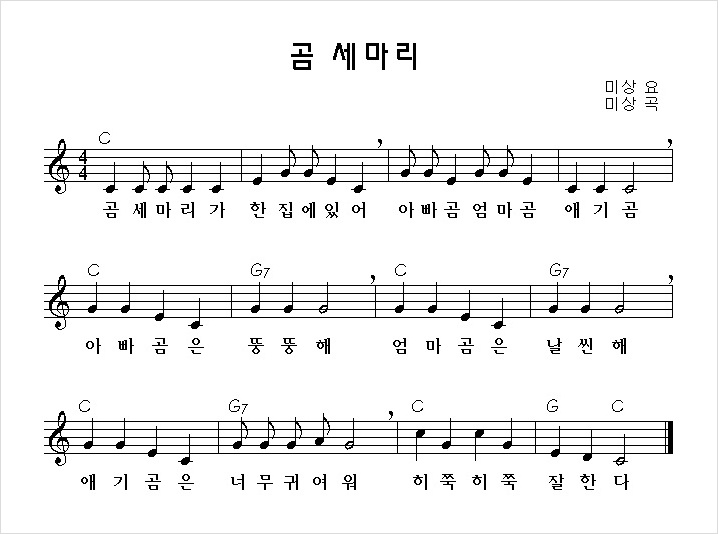
#> input picture resource/bear.jpg, 718 x 534 px
$ python -i modules.py   (imports and definitions only)
#> lines starting #> are read from the running program, lines starting #| are printed output that depends on the picture; after the words box and inside, x2 and y2 are one past the last pixel; in counts of white or black regions, pixels touching at a corner belong together
#> further down, picture is the input picture: shape (534, 718, 3); min 0, max 255, mean 241.2
### functions.py
import cv2
import numpy as np

VERTICAL = True #수직
HORIZONTAL = False #수평
def threshold(image):
    image = cv2.cvtColor(image, cv2.COLOR_BGR2GRAY)
    ret, image = cv2.threshold(image, 127, 255, cv2.THRESH_BINARY_INV | cv2.THRESH_OTSU)
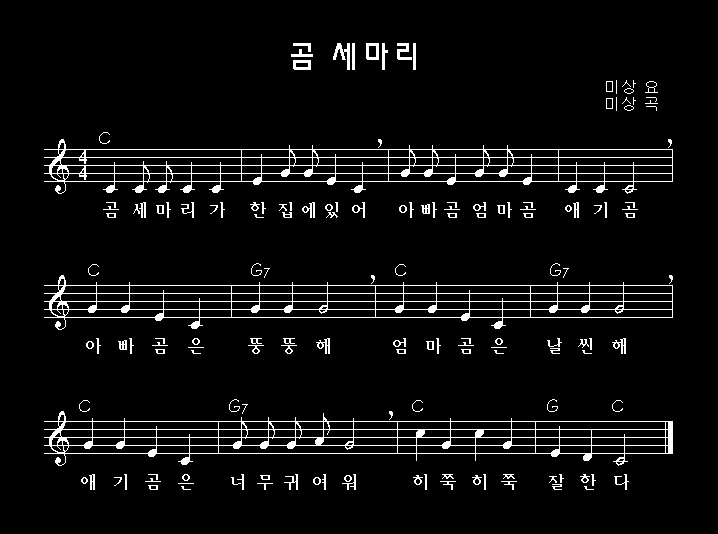
#> image: shape (534, 718); 5.2% white in thin lines or dots, all inside (x1, y1, x2, y2) = (44, 43, 673, 490)
#> ret = 13
    return image

def weighted(value):
    standard = 10
    return int(value * (standard / 10))

# [4 lines left out: function closing, not called in this run]

def put_text(image, text, loc):
    font = cv2.FONT_HERSHEY_SIMPLEX
    cv2.putText(image, str(text), loc, font, 0.6, (255,0,0,),2)

def get_center(y, h):
    return (y+y+h)/2

# [52 lines left out: functions get_line, stem_detection, count_rect_pixels, count_pixels_part, not called in this run]

### modules.py
import cv2
import numpy as np
import functions as fs
import recognition_modules as rs

# [42 lines left out: function recognition, not called in this run]

def remove_noise(image):
    image = fs.threshold(image) #이미지 이진화
    mask = np.zeros(image.shape, np.uint8)

    cnt, labels, stats, centroids = cv2.connectedComponentsWithStats(image)
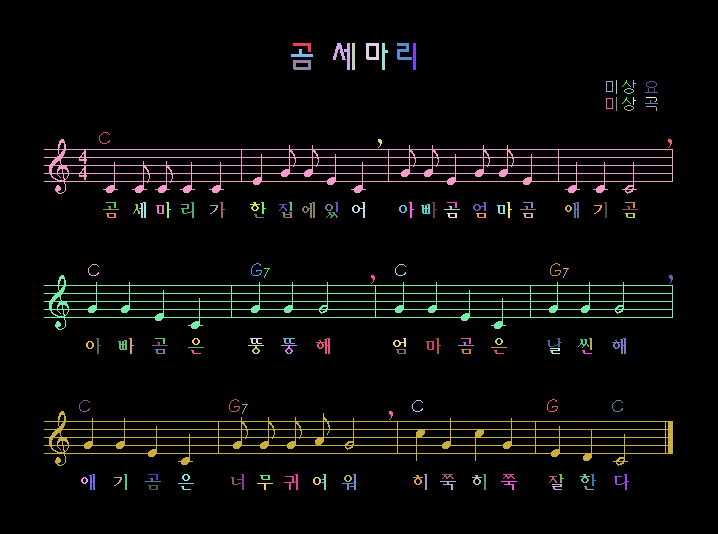
#> labels: shape (534, 718) int32; 152 distinct labels, from 0 to 151; one colour per label, 0 black
#> cnt = 152; stats = 152 rows, first 6: [0, 0, 718, 534, 363299], [293, 43, 18, 9, 72], [333, 43, 17, 27, 191], [352, 43, 3, 27, 81], [366, 43, 13, 17, 143], [382, 43, 6, 27, 90]; centroids = 152 pairs, first value 83.64 to 670.5, second value 45.12 to 488
    for i in range(1, cnt):
        x, y, w, h, area = stats[i]
        if w > image.shape[1] * 0.5:
            cv2.rectangle(mask, (x,y,w,h), (255,0,0), -1) #사각형 그리기
#> this loop made 151 passes
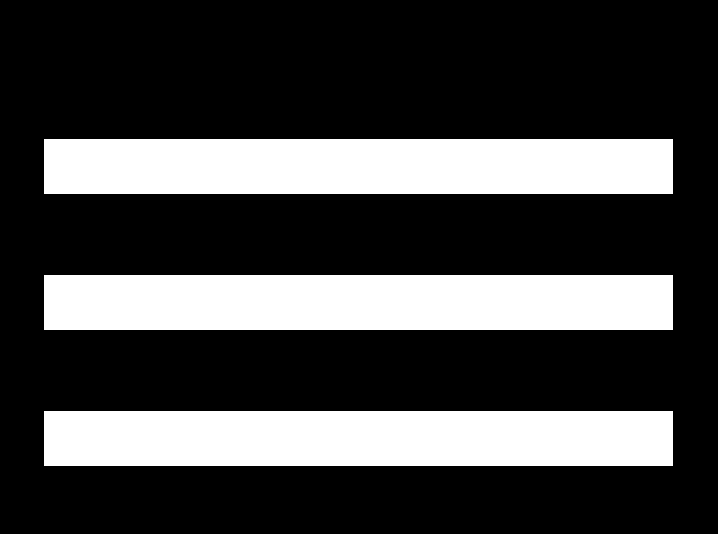
#> mask: shape (534, 718); 27.1% white; 3 white regions, box (x1, y1, x2, y2) and area: (44, 139, 673, 194) 34595, (44, 275, 673, 330) 34595, (44, 411, 673, 466) 34595

    masked_image = cv2.bitwise_and(image, mask) #보표 영역 추출
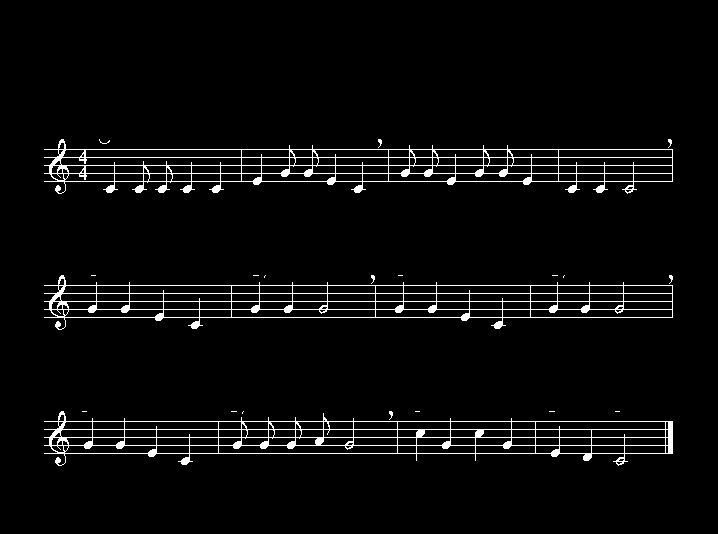
#> masked_image: shape (534, 718); 3.9% white in thin lines or dots, all inside (x1, y1, x2, y2) = (44, 139, 673, 466)

    return masked_image

# [79 lines left out: functions remove_staves, normalization, object_detection, object_analysis, not called in this run]

>>> import cv2
>>> picture = cv2.imread('resource/bear.jpg')
>>> result = remove_noise(picture)

$ run again, on resource/music.png
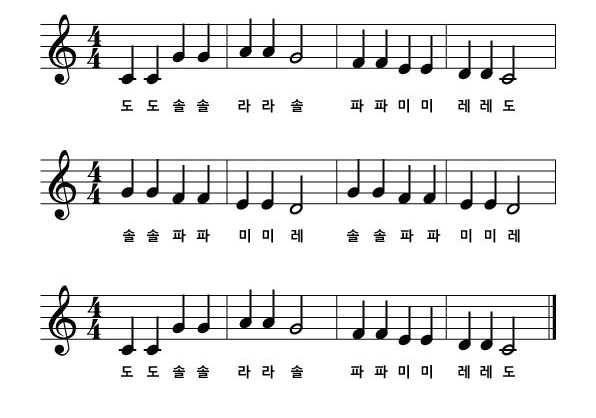
#> input picture resource/music.png, 596 x 418 px
#> picture is the input picture: shape (418, 596, 3); mean B, G, R 235.3, 235.3, 235.2
#> in threshold, `ret, image = cv2.threshold(image, 127, 255, cv2.THRESH_BINARY_INV | cv..`:
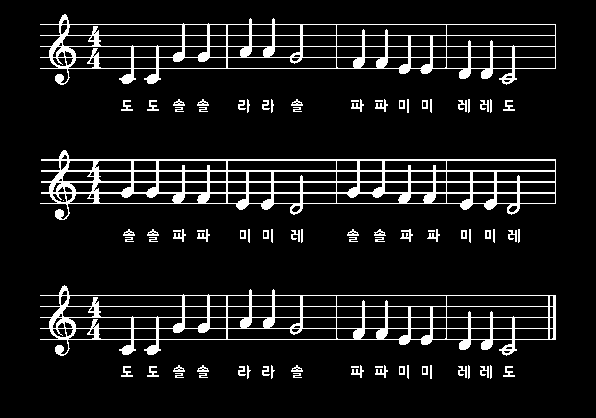
#> image: shape (418, 596); 9.3% white; 81 white regions (8 under 20 px), largest, box (x1, y1, x2, y2) and area: (40, 150, 556, 220) 7759, (40, 285, 556, 356) 6181, (40, 14, 556, 85) 6020
#> ret = 154
#> labels: shape (418, 596) int32; 82 distinct labels, from 0 to 81
#> cnt = 82; stats = 82 rows, first 6: [0, 0, 596, 418, 226022], [40, 14, 516, 71, 6020], [173, 99, 12, 7, 46], [197, 99, 12, 7, 46], [247, 99, 3, 14, 28], [271, 99, 3, 14, 28]; centroids = 82 pairs, first value 63 to 518.5, second value 51.12 to 375.1
#> the loop in remove_noise, `for i in range(1, cnt):` made 81 passes
#> (x, y, w, h, area) on passes 1 to 8: (40, 14, 516, 71, 6020), (173, 99, 12, 7, 46), (197, 99, 12, 7, 46), (247, 99, 3, 14, 28), (271, 99, 3, 14, 28), (291, 99, 12, 7, 46), (351, 99, 13, 13, 63), (375, 99, 13, 13, 63)
#> in remove_noise, `masked_image = cv2.bitwise_and(image, mask)`:
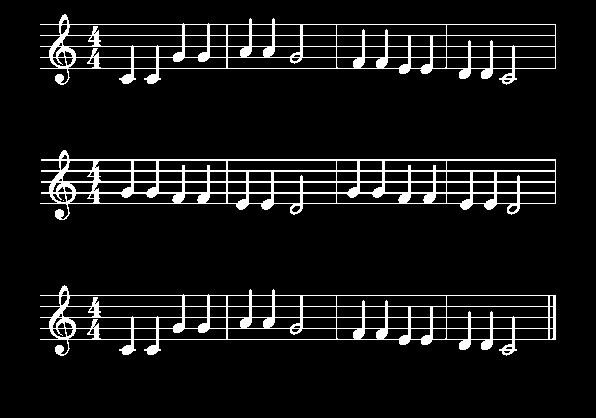
#> masked_image: shape (418, 596); 8% white; 4 white regions (1 under 20 px), largest, box (x1, y1, x2, y2) and area: (40, 150, 556, 220) 7759, (40, 285, 556, 356) 6181, (40, 14, 556, 85) 6020
